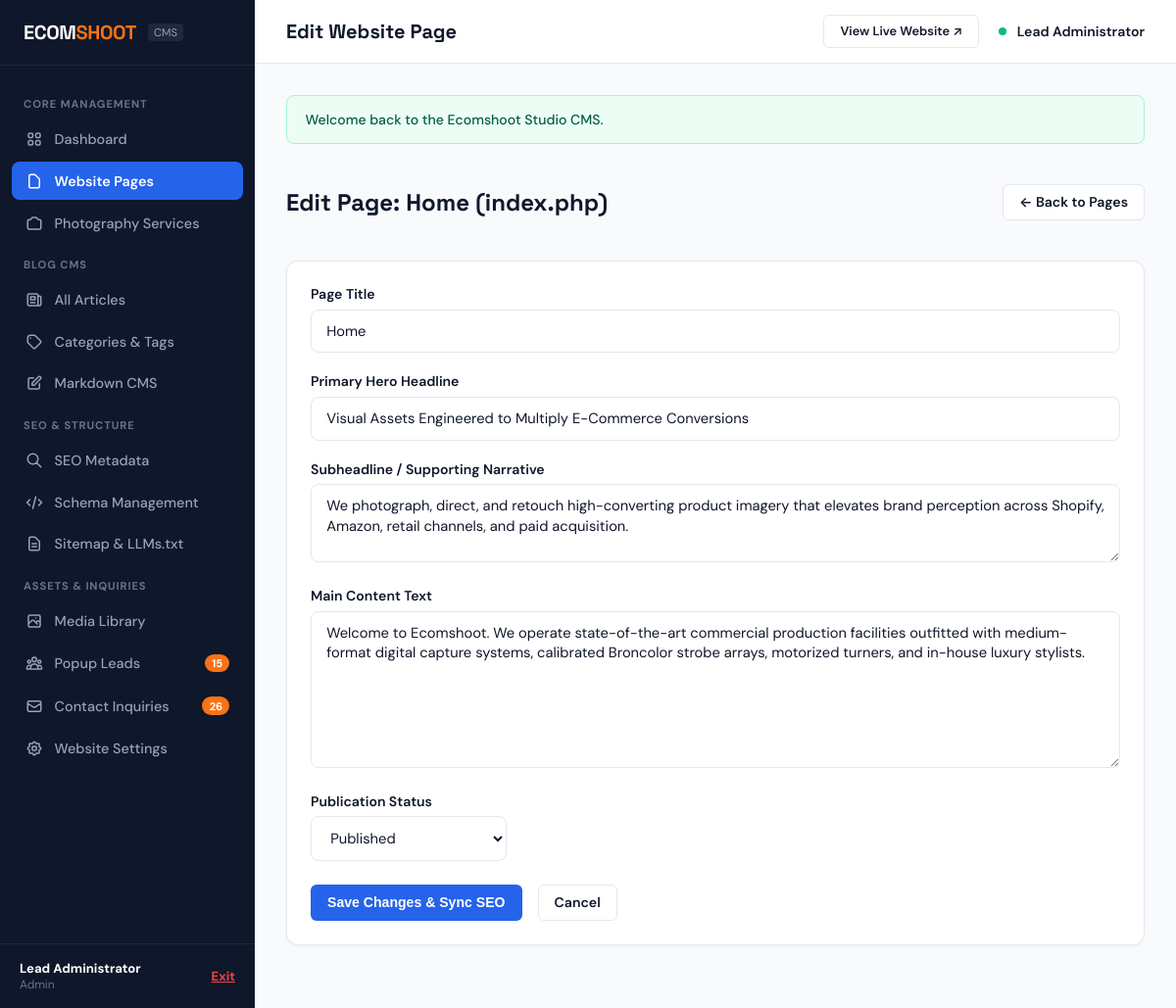
Screenshot of /admin/page-edit.php?id=1 (signed in) with the database file from the repository.
### tables this page shows
CREATE TABLE `pages` (
  `id` int(11) NOT NULL AUTO_INCREMENT,
  `title` varchar(200) NOT NULL,
  `slug` varchar(100) NOT NULL,
  `file_name` varchar(100) NOT NULL,
  `headline` varchar(255) DEFAULT NULL,
  `subheadline` text DEFAULT NULL,
  `content` longtext DEFAULT NULL,
  `status` enum('published','draft') DEFAULT 'published',
  `created_at` timestamp NULL DEFAULT current_timestamp(),
  `updated_at` timestamp NULL DEFAULT current_timestamp() ON UPDATE current_timestamp(),
  PRIMARY KEY (`id`),
  UNIQUE KEY `slug` (`slug`)
);

### config/config.php (called while the page is built, shortened)
<?php
function e(?string $string): string {
    return htmlspecialchars($string ?? '', ENT_QUOTES, 'UTF-8');
}
function url(string $path = ''): string {
    $cleanPath = ltrim($path, '/');
    $cleanPath = preg_replace('/\.php$/i', '', $cleanPath);
    return BASE_URL . ($cleanPath ? '/' . $cleanPath : '');
}

### admin/page-edit.php (the view, shortened to what this page needs)
<?php
require_once __DIR__ . '/../config/config.php';
$id = (int) ($_GET['id'] ?? 0);
$db = Database::getInstance()->getConnection();
$stmt = $db->prepare("SELECT * FROM pages WHERE id = :id LIMIT 1");
$stmt->execute(['id' => $id]);
$page = $stmt->fetch(PDO::FETCH_ASSOC);
require_once __DIR__ . '/includes/header.php';
?>
<div style="display: flex; justify-content: space-between; align-items: center; margin-bottom: 1.5rem;">
  <h2>Edit Page: <?= e($page['title']) ?> (<?= e($page['file_name']) ?>)</h2>
  <a href="<?= url('admin/pages.php') ?>" class="btn-admin btn-admin-outline">&larr; Back to Pages</a>
</div>
<div class="admin-card">
  <div class="admin-card-body">
    <form action="<?= url('admin/page-edit.php?id=' . $page['id']) ?>" method="POST">
      <div class="admin-form-group">
        <label for="title" class="admin-form-label">Page Title</label>
        <input type="text" id="title" name="title" value="<?= e($page['title']) ?>" class="admin-form-control" required>
      </div>
      <div class="admin-form-group">
        <label for="headline" class="admin-form-label">Primary Hero Headline</label>
        <input type="text" id="headline" name="headline" value="<?= e($page['headline']) ?>" class="admin-form-control">
      </div>
      <div class="admin-form-group">
        <label for="subheadline" class="admin-form-label">Subheadline / Supporting Narrative</label>
        <textarea id="subheadline" name="subheadline" class="admin-form-control" style="min-height: 80px;"><?= e($page['subheadline']) ?></textarea>
      </div>
      <div class="admin-form-group">
        <label for="content" class="admin-form-label">Main Content Text</label>
        <textarea id="content" name="content" class="admin-form-control" style="min-height: 160px;"><?= e($page['content']) ?></textarea>
      </div>
      <div class="admin-form-group">
        <label for="status" class="admin-form-label">Publication Status</label>
        <select id="status" name="status" class="admin-form-control" style="width: 200px;">
          <option value="published" <?= ($page['status'] === 'published') ? 'selected' : '' ?>>Published</option>
        </select>
      </div>
      <div style="display: flex; gap: 1rem; margin-top: 1.5rem;">
        <button type="submit" class="btn-admin btn-admin-primary">Save Changes &amp; Sync SEO</button>
        <a href="<?= url('admin/pages.php') ?>" class="btn-admin btn-admin-outline">Cancel</a>
      </div>
    </form>
  </div>
</div>
<?php require_once __DIR__ . '/includes/footer.php'; ?>

### assets/css/admin.css (style rules this page uses)
:root { --admin-sidebar-width: 260px; --admin-header-height: 65px; --admin-bg: #F8FAFC; --admin-sidebar-bg: #0F172A; --admin-sidebar-hover: #1E293B; --admin-card-bg: #FFFFFF; --admin-border: #E2E8F0; --admin-text-main: #0F172A; --admin-text-muted: #64748B; --admin-primary: #2563EB; --admin-primary-hover: #1D4ED8; --admin-coral: #F97316; --admin-success: #10B981; --admin-danger: #EF4444; --admin-warning: #F59E0B; }
.admin-body h1, .admin-body h2, .admin-body h3, .admin-body h4, .admin-body h5, .admin-body h6, .admin-login-body h1, .admin-login-body h2, .admin-login-body h3, .admin-login-body h4, .admin-login-body h5, .admin-login-body h6 { color: var(--admin-text-main); font-family: 'Space Grotesk', -apple-system, sans-serif; font-weight: 700; }
.admin-body input, .admin-body select, .admin-body textarea, .admin-login-body input, .admin-login-body select, .admin-login-body textarea { color: #0F172A !important; background-color: #FFFFFF !important; font-family: 'DM Sans', -apple-system, sans-serif; }
body.admin-body { background-color: var(--admin-bg); color: var(--admin-text-main); font-family: 'DM Sans', -apple-system, BlinkMacSystemFont, sans-serif; margin: 0; display: flex; min-height: 100vh; }
.admin-card { background-color: var(--admin-card-bg); border: 1px solid var(--admin-border); border-radius: 12px; overflow: hidden; box-shadow: 0 1px 3px rgba(15, 23, 42, 0.05); margin-bottom: 2rem; }
.admin-card-body { padding: 1.5rem; }
.btn-admin { display: inline-flex; align-items: center; gap: 0.4rem; padding: 0.55rem 1rem; font-size: 0.88rem; font-weight: 600; border-radius: 6px; border: 1px solid transparent; cursor: pointer; text-decoration: none; line-height: 1.2; }
.btn-admin-primary { background-color: var(--admin-primary); color: #FFFFFF; }
.btn-admin-outline { background-color: #FFFFFF; border-color: var(--admin-border); color: var(--admin-text-main); }
.admin-form-group { margin-bottom: 1.25rem; }
.admin-form-label { display: block; font-size: 0.88rem; font-weight: 600; color: var(--admin-text-main); margin-bottom: 0.4rem; }
.admin-form-control { width: 100%; box-sizing: border-box; padding: 0.7rem 0.95rem; background-color: #FFFFFF !important; color: #0F172A !important; border: 1px solid var(--admin-border); border-radius: 8px; font-family: inherit; font-size: 0.92rem; line-height: 1.4; transition: border-color 0.15s ease, box-shadow 0.15s ease; }
.admin-form-control::placeholder { color: #94A3B8 !important; }

### rows the page displays
pages: title "Home", file_name "index.php", headline "Visual Assets Engineered to Multiply E-Commerce Conversions", subheadline "We photograph, direct, and retouch high-converting product imagery that elevates brand perception across Shopify, Amazon, retail channels, and paid acquisition.", content "Welcome to Ecomshoot. We operate state-of-the-art commercial production facilities outfitted with medium-format digital capture systems, calibrated Broncolor strobe arrays, motorized turners, and in-house luxury stylists.", status "Published"

### other values shown
$newLeadsCount "15"
$unreadCount "26"
$currentAdmin['name'] "Lead Administrator"
$currentAdmin['role'] "Admin"
$adminTitle "Edit Website Page"
$flash['message'] "Welcome back to the Ecomshoot Studio CMS."
